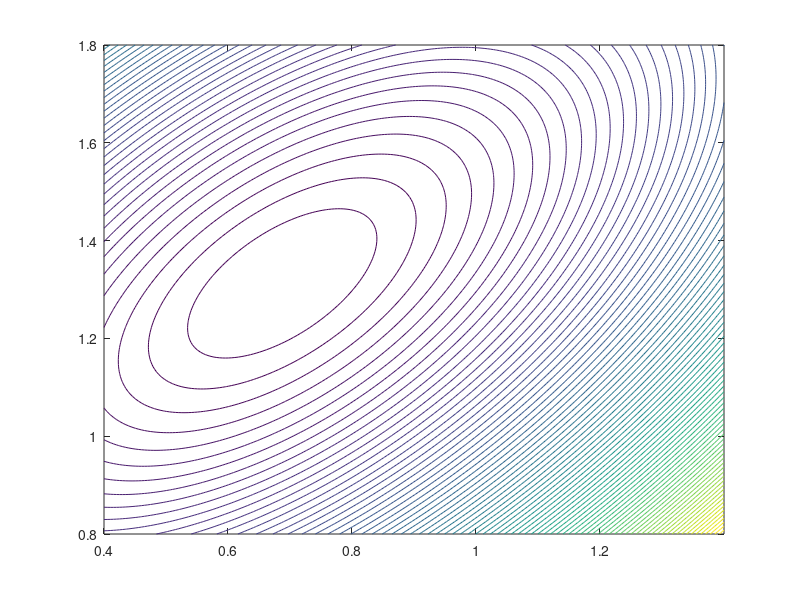

This chart was generated by the following MATLAB code: (Note: this script raises an error after producing the figure.)
f = @(x) (5*x(1,:).^2 - 6*x(1,:) .* x(2,:) + 5*(x(2,:)-1).^2 - 0.0259)  + (abs(x(1,:)) + abs(x(2,:))) 

fminunc(f, [1;1])
[X, Y] = meshgrid(linspace(0.4,1.4,200), linspace(0.8,1.8,200));

vX = reshape(X, numel(X),1);
vY = reshape(Y, numel(Y),1);

vZ = f([vX, vY]');
Z = reshape(vZ, size(X));


contour(X, Y, Z, 80);
[x_opt, hist] = smooth_cg(f, [1;1], @(y) (0.6*y), @(x) (1+0.6*x))
f(x_opt)

hold on;
%plot(hist(1,:), hist(2,:), 'r-')

% plot step
for i=2:length(hist)
    tmp1 = hist(:,i-1);
    tmp2 = hist(:,i);

    quiver(tmp1(1),tmp1(2),tmp2(1)-tmp1(1),tmp2(2)-tmp1(2), 0, 'r','LineWidth',2)   
end